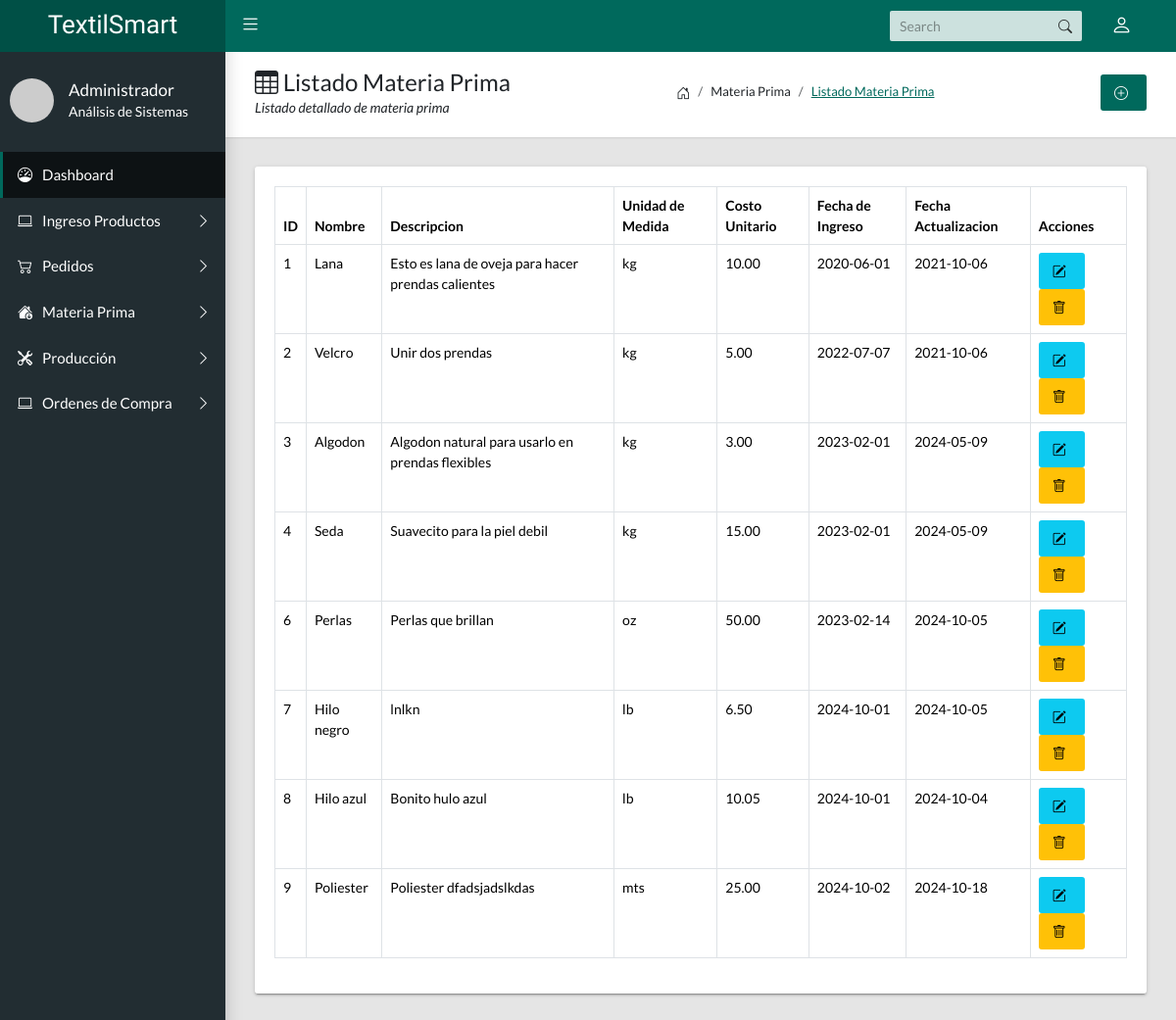
/?c=materiaprima, run on the app's committed database.
### tables this page shows
CREATE TABLE `materia_prima` (
  `id_materia_prima` int(11) NOT NULL,
  `nombre` varchar(100) DEFAULT NULL,
  `descripcion` text DEFAULT NULL,
  `unidad_medida` varchar(50) DEFAULT NULL,
  `costo_unitario` decimal(10,2) DEFAULT NULL,
  `fecha_ingreso` date DEFAULT NULL,
  `fecha_actualizacion` date DEFAULT NULL
);

### Controlador/materiaprima.controlador.php (called while the page is built, shortened)
<?php
require_once "Modelo/materiaprima.php";
class MateriaPrimaControlador{
    public function __CONSTRUCT(){
        $this->modeloMateriaPrima=new MateriaPrima;
    }
    public function Inicio(){
        require_once "Vista/encabezado.php";
        require_once "Vista/materiaprima/index.php";
        require_once "Vista/pie.php";
    }
}

### Modelo/basededatos.php (called while the page is built, shortened)
<?php
class BasedeDatos{
    public static function Conectar(){
        try {
            $conexion = new PDO
            ("mysql:host=".self::servidor.";dbname=".self::nombrebd.";chartset=utf8",self::usuariobd,self::clave);
            $conexion -> setAttribute(PDO::ATTR_ERRMODE,PDO::ERRMODE_EXCEPTION);
            return $conexion;
        }catch(PDOException $e){
            return "Fallo ".$e->getMessage();
        }
    }
}

### Modelo/materiaprima.php (called while the page is built, shortened)
<?php
class MateriaPrima{
    private $pdo;
    public function __CONSTRUCT(){
        $this->pdo = BasedeDatos::Conectar();
    }
    public function ListarMP(){
        try{
            $consulta = $this->pdo->prepare("SELECT * FROM materia_prima;");
            $consulta->execute();
            return $consulta->fetchAll(PDO::FETCH_OBJ);
        }catch(Exception $e){
            die($e->getMessage());
        }
    }
}

### Vista/materiaprima/index.php (the view)
<main class="app-content">
      <div class="app-title">
        <div>
          <h1><i class="bi bi-table"></i> Listado Materia Prima</h1>
          <p>Listado detallado de materia prima</p>
        </div>
        <ul class="app-breadcrumb breadcrumb side">
          <li class="breadcrumb-item"><i class="bi bi-house-door fs-6"></i></li>
          <li class="breadcrumb-item">Materia Prima</li>
          <li class="breadcrumb-item active"><a href="#">Listado Materia Prima</a></li>
        </ul>
      <div><a class="btn btn-primary btn-flat" href="?c=materiaprima&a=FormCrearMP"><i class="bi bi-plus-circle"></i></a>
      </div>
      </div>
      <div class="row">
        <div class="col-md-12">
          <div class="tile">
            <div class="tile-body">
              <div class="table-responsive">
                <table class="table table-hover table-bordered" id="sampleTable">
                  <thead>
                    <tr>
                      <th>ID</th>
                      <th>Nombre</th>
                      <th>Descripcion</th>
                      <th>Unidad de Medida</th>
                      <th>Costo Unitario</th>
                      <th>Fecha de Ingreso</th>
                      <th>Fecha Actualizacion</th>
                      <th>Acciones</th>
                    </tr>
                  </thead>
                  <tbody>
                <?php foreach($this->modeloMateriaPrima->ListarMP()as$r): ?>
                    <tr>
                      <td><?=$r->id_materia_prima?></td>
                      <td><?=$r->nombre?></td>
                      <td><?=$r->descripcion?></td>
                      <td><?=$r->unidad_medida?></td>
                      <td><?=$r->costo_unitario?></td>
                      <td><?=$r->fecha_ingreso?></td>
                      <td><?=$r->fecha_actualizacion?></td>
                      <td>
                        <a class="btn btn-info btn-flat" href="?c=materiaprima&a=FormCrearMP&id=<?=$r->id_materia_prima?>"><i class="bi bi-pencil-square"></i></a>
                        <a class="btn btn-warning btn-flat" href="?c=materiaprima&a=BorrarMP&id=<?=$r->id_materia_prima?>"><i class="bi bi-trash"></i></a>
                      </td>
                    </tr>
                <?php endforeach;?>
                  </tbody>
                </table>
              </div>
            </div>
          </div>
        </div>
      </div>
    </main>

### data on the page
materia_prima: id_materia_prima "1", nombre "Lana", descripcion "Esto es lana de oveja para hacer prendas calientes", unidad_medida "kg", costo_unitario "10.00", fecha_ingreso "2020-06-01", fecha_actualizacion "2021-10-06"
materia_prima: id_materia_prima "2", nombre "Velcro", descripcion "Unir dos prendas", unidad_medida "kg", costo_unitario "5.00", fecha_ingreso "2022-07-07", fecha_actualizacion "2021-10-06"
materia_prima: id_materia_prima "3", nombre "Algodon", descripcion "Algodon natural para usarlo en prendas flexibles", unidad_medida "kg", costo_unitario "3.00", fecha_ingreso "2023-02-01", fecha_actualizacion "2024-05-09"
materia_prima: id_materia_prima "4", nombre "Seda", descripcion "Suavecito para la piel debil", unidad_medida "kg", costo_unitario "15.00", fecha_ingreso "2023-02-01", fecha_actualizacion "2024-05-09"
materia_prima: id_materia_prima "6", nombre "Perlas", descripcion "Perlas que brillan", unidad_medida "oz", costo_unitario "50.00", fecha_ingreso "2023-02-14", fecha_actualizacion "2024-10-05"
materia_prima: id_materia_prima "7", nombre "Hilo negro", descripcion "lnlkn", unidad_medida "lb", costo_unitario "6.50", fecha_ingreso "2024-10-01", fecha_actualizacion "2024-10-05"
materia_prima: id_materia_prima "8", nombre "Hilo azul", descripcion "Bonito hulo azul", unidad_medida "lb", costo_unitario "10.05", fecha_ingreso "2024-10-01", fecha_actualizacion "2024-10-04"
materia_prima: id_materia_prima "9", nombre "Poliester", descripcion "Poliester dfadsjadslkdas", unidad_medida "mts", costo_unitario "25.00", fecha_ingreso "2024-10-02", fecha_actualizacion "2024-10-18"
